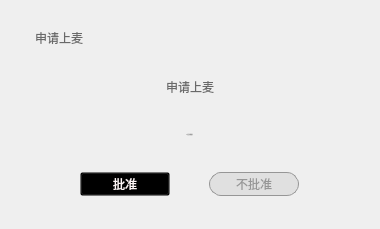
<?xml version="1.0" encoding="UTF-8"?>
<ui version="4.0">
 <class>ApplyJoinWdg</class>
 <widget class="QWidget" name="ApplyJoinWdg">
  <property name="geometry">
   <rect>
    <x>0</x>
    <y>0</y>
    <width>380</width>
    <height>229</height>
   </rect>
  </property>
  <property name="minimumSize">
   <size>
    <width>380</width>
    <height>229</height>
   </size>
  </property>
  <property name="maximumSize">
   <size>
    <width>380</width>
    <height>229</height>
   </size>
  </property>
  <property name="windowTitle">
   <string>ApplyJoinWdg</string>
  </property>
  <property name="styleSheet">
   <string notr="true"/>
  </property>
  <layout class="QVBoxLayout" name="verticalLayout_2">
   <property name="leftMargin">
    <number>25</number>
   </property>
   <property name="topMargin">
    <number>20</number>
   </property>
   <property name="rightMargin">
    <number>25</number>
   </property>
   <item>
    <widget class="QWidget" name="widget_4" native="true">
     <property name="styleSheet">
      <string notr="true">QWidget{
background-color:rgba(0,0,0,0);
}</string>
     </property>
     <layout class="QGridLayout" name="gridLayout">
      <property name="leftMargin">
       <number>0</number>
      </property>
      <property name="topMargin">
       <number>0</number>
      </property>
      <property name="rightMargin">
       <number>0</number>
      </property>
      <property name="bottomMargin">
       <number>0</number>
      </property>
      <property name="spacing">
       <number>0</number>
      </property>
      <item row="0" column="0">
       <widget class="QWidget" name="widget_title" native="true">
        <property name="minimumSize">
         <size>
          <width>0</width>
          <height>35</height>
         </size>
        </property>
        <property name="maximumSize">
         <size>
          <width>16777215</width>
          <height>35</height>
         </size>
        </property>
        <property name="styleSheet">
         <string notr="true"/>
        </property>
        <layout class="QHBoxLayout" name="horizontalLayout_2">
         <property name="leftMargin">
          <number>10</number>
         </property>
         <property name="topMargin">
          <number>0</number>
         </property>
         <property name="bottomMargin">
          <number>0</number>
         </property>
         <item alignment="Qt::AlignHCenter">
          <widget class="QLabel" name="label">
           <property name="maximumSize">
            <size>
             <width>16777215</width>
             <height>50</height>
            </size>
           </property>
           <property name="styleSheet">
            <string notr="true">color:rgb(105,105,105);

font: 75 22px &quot;微软雅黑&quot;;</string>
           </property>
           <property name="text">
            <string>申请上麦</string>
           </property>
          </widget>
         </item>
         <item>
          <spacer name="horizontalSpacer">
           <property name="orientation">
            <enum>Qt::Horizontal</enum>
           </property>
           <property name="sizeHint" stdset="0">
            <size>
             <width>40</width>
             <height>20</height>
            </size>
           </property>
          </spacer>
         </item>
         <item>
          <layout class="QGridLayout" name="layout_close"/>
         </item>
        </layout>
       </widget>
      </item>
      <item row="1" column="0">
       <widget class="QWidget" name="widget" native="true">
        <layout class="QVBoxLayout" name="verticalLayout">
         <item alignment="Qt::AlignHCenter">
          <widget class="QLabel" name="labApplyInfo">
           <property name="styleSheet">
            <string notr="true">color:rgb(105,105,105);
font: 75 22px &quot;微软雅黑&quot;;</string>
           </property>
           <property name="text">
            <string>申请上麦</string>
           </property>
          </widget>
         </item>
         <item>
          <widget class="QWidget" name="widget_3" native="true">
           <layout class="QHBoxLayout" name="horizontalLayout_3">
            <item alignment="Qt::AlignHCenter">
             <widget class="QLabel" name="label_TimeNotice">
              <property name="font">
               <font>
                <family>微软雅黑</family>
                <pointsize>-1</pointsize>
                <weight>50</weight>
                <italic>false</italic>
                <bold>false</bold>
               </font>
              </property>
              <property name="styleSheet">
               <string notr="true">color:rgb(105,105,105);
font: 20px &quot;微软雅黑&quot;;</string>
              </property>
              <property name="text">
               <string>10s后自动拒绝</string>
              </property>
             </widget>
            </item>
           </layout>
          </widget>
         </item>
         <item>
          <widget class="QWidget" name="widget_2" native="true">
           <property name="minimumSize">
            <size>
             <width>0</width>
             <height>0</height>
            </size>
           </property>
           <layout class="QHBoxLayout" name="horizontalLayout">
            <item>
             <widget class="QPushButton" name="pushButtonAgree">
              <property name="minimumSize">
               <size>
                <width>90</width>
                <height>24</height>
               </size>
              </property>
              <property name="maximumSize">
               <size>
                <width>90</width>
                <height>24</height>
               </size>
              </property>
              <property name="styleSheet">
               <string notr="true">QPushButton{
	color: rgb(255, 247, 247);
	border-image: url(:/sysButton/img/sysButton/okButton.png);
}
QPushButton:hover{
	color: rgb(255, 247, 247);
	border-image: url(:/sysButton/img/sysButton/okButtonOn.png);
}
QPushButton:pressed{
	color: rgb(255, 247, 247);
	border-image: url(:/sysButton/img/sysButton/okButton.png);
}
</string>
              </property>
              <property name="text">
               <string>批准</string>
              </property>
              <property name="autoRepeat">
               <bool>false</bool>
              </property>
             </widget>
            </item>
            <item>
             <widget class="QToolButton" name="toolButtonRefuse">
              <property name="maximumSize">
               <size>
                <width>90</width>
                <height>24</height>
               </size>
              </property>
              <property name="styleSheet">
               <string notr="true">QToolButton{
font: 14px &quot;微软雅黑&quot;;
    background-color: rgb(224, 224, 224);
	color: rgb(150, 150, 150);
	border: 1px solid rgb(150, 150, 150);
	border-radius: 12px;
}

QToolButton:hover{
    background-color: rgb(150, 150, 150);
    color: rgb(243, 243, 243);
}</string>
              </property>
              <property name="text">
               <string>不批准</string>
              </property>
              <property name="autoRaise">
               <bool>true</bool>
              </property>
             </widget>
            </item>
           </layout>
          </widget>
         </item>
        </layout>
       </widget>
      </item>
     </layout>
    </widget>
   </item>
  </layout>
 </widget>
 <layoutdefault spacing="6" margin="11"/>
 <resources>
  <include location="../../VLive/VLive.qrc"/>
 </resources>
 <connections/>
</ui>
